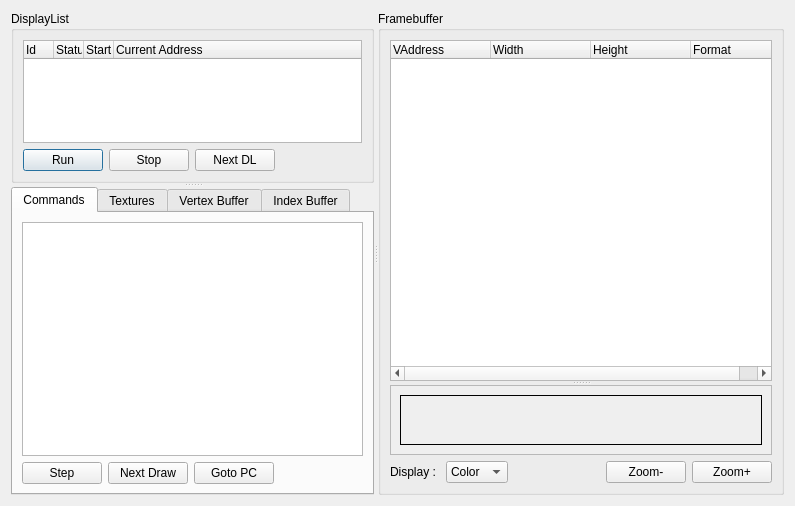
<?xml version="1.0" encoding="UTF-8"?>
<ui version="4.0">
 <class>Debugger_DisplayList</class>
 <widget class="QDialog" name="Debugger_DisplayList">
  <property name="geometry">
   <rect>
    <x>0</x>
    <y>0</y>
    <width>795</width>
    <height>506</height>
   </rect>
  </property>
  <property name="windowTitle">
   <string>Dialog</string>
  </property>
  <layout class="QVBoxLayout" name="verticalLayout_7">
   <item>
    <widget class="QSplitter" name="splitter_5">
     <property name="orientation">
      <enum>Qt::Horizontal</enum>
     </property>
     <widget class="QSplitter" name="splitter_3">
      <property name="orientation">
       <enum>Qt::Vertical</enum>
      </property>
      <widget class="QGroupBox" name="groupBox">
       <property name="title">
        <string>DisplayList</string>
       </property>
       <layout class="QVBoxLayout" name="verticalLayout">
        <item>
         <widget class="QTreeWidget" name="displayList">
          <property name="contextMenuPolicy">
           <enum>Qt::CustomContextMenu</enum>
          </property>
          <property name="rootIsDecorated">
           <bool>false</bool>
          </property>
          <property name="itemsExpandable">
           <bool>false</bool>
          </property>
          <property name="expandsOnDoubleClick">
           <bool>false</bool>
          </property>
          <attribute name="headerDefaultSectionSize">
           <number>30</number>
          </attribute>
          <column>
           <property name="text">
            <string>Id</string>
           </property>
          </column>
          <column>
           <property name="text">
            <string>Status</string>
           </property>
          </column>
          <column>
           <property name="text">
            <string>Start Address</string>
           </property>
          </column>
          <column>
           <property name="text">
            <string>Current Address</string>
           </property>
          </column>
         </widget>
        </item>
        <item>
         <layout class="QHBoxLayout" name="horizontalLayout">
          <item>
           <widget class="QPushButton" name="runBtn">
            <property name="text">
             <string>Run</string>
            </property>
           </widget>
          </item>
          <item>
           <widget class="QPushButton" name="stopBtn">
            <property name="text">
             <string>Stop</string>
            </property>
           </widget>
          </item>
          <item>
           <widget class="QPushButton" name="nextDLBtn">
            <property name="text">
             <string>Next DL</string>
            </property>
           </widget>
          </item>
          <item>
           <spacer name="horizontalSpacer">
            <property name="orientation">
             <enum>Qt::Horizontal</enum>
            </property>
            <property name="sizeHint" stdset="0">
             <size>
              <width>40</width>
              <height>20</height>
             </size>
            </property>
           </spacer>
          </item>
         </layout>
        </item>
       </layout>
      </widget>
      <widget class="QTabWidget" name="displayListInfo">
       <property name="currentIndex">
        <number>0</number>
       </property>
       <widget class="QWidget" name="tab">
        <attribute name="title">
         <string>Commands</string>
        </attribute>
        <layout class="QVBoxLayout" name="verticalLayout_2">
         <item>
          <widget class="QTreeWidget" name="displayListData">
           <property name="rootIsDecorated">
            <bool>false</bool>
           </property>
           <property name="itemsExpandable">
            <bool>false</bool>
           </property>
           <property name="expandsOnDoubleClick">
            <bool>false</bool>
           </property>
           <property name="columnCount">
            <number>2</number>
           </property>
           <attribute name="headerVisible">
            <bool>false</bool>
           </attribute>
           <column>
            <property name="text">
             <string notr="true">1</string>
            </property>
           </column>
           <column>
            <property name="text">
             <string notr="true">2</string>
            </property>
           </column>
          </widget>
         </item>
         <item>
          <layout class="QHBoxLayout" name="horizontalLayout_3">
           <item>
            <widget class="QPushButton" name="stepBtn">
             <property name="text">
              <string>Step</string>
             </property>
            </widget>
           </item>
           <item>
            <widget class="QPushButton" name="nextDrawBtn">
             <property name="text">
              <string>Next Draw</string>
             </property>
            </widget>
           </item>
           <item>
            <widget class="QPushButton" name="gotoPCBtn">
             <property name="text">
              <string>Goto PC</string>
             </property>
            </widget>
           </item>
           <item>
            <spacer name="horizontalSpacer_2">
             <property name="orientation">
              <enum>Qt::Horizontal</enum>
             </property>
             <property name="sizeHint" stdset="0">
              <size>
               <width>40</width>
               <height>20</height>
              </size>
             </property>
            </spacer>
           </item>
          </layout>
         </item>
        </layout>
       </widget>
       <widget class="QWidget" name="tab_2">
        <attribute name="title">
         <string>Textures</string>
        </attribute>
        <layout class="QVBoxLayout" name="verticalLayout_3">
         <item>
          <widget class="QTreeWidget" name="texturesList">
           <column>
            <property name="text">
             <string>Address</string>
            </property>
           </column>
           <column>
            <property name="text">
             <string>Width</string>
            </property>
           </column>
           <column>
            <property name="text">
             <string>Height</string>
            </property>
           </column>
           <column>
            <property name="text">
             <string>Format</string>
            </property>
           </column>
          </widget>
         </item>
        </layout>
       </widget>
       <widget class="QWidget" name="tab_3">
        <attribute name="title">
         <string>Vertex Buffer</string>
        </attribute>
        <layout class="QVBoxLayout" name="verticalLayout_4">
         <item>
          <widget class="QTreeWidget" name="vertexList">
           <attribute name="headerDefaultSectionSize">
            <number>30</number>
           </attribute>
           <column>
            <property name="text">
             <string notr="true">Address</string>
            </property>
           </column>
           <column>
            <property name="text">
             <string>Coord Type</string>
            </property>
           </column>
           <column>
            <property name="text">
             <string>Number Morph</string>
            </property>
           </column>
           <column>
            <property name="text">
             <string>Number Weights</string>
            </property>
           </column>
           <column>
            <property name="text">
             <string>Has Weight</string>
            </property>
           </column>
           <column>
            <property name="text">
             <string>Has Position</string>
            </property>
           </column>
           <column>
            <property name="text">
             <string>Has Normal</string>
            </property>
           </column>
           <column>
            <property name="text">
             <string>Has Color</string>
            </property>
           </column>
           <column>
            <property name="text">
             <string>Has UV</string>
            </property>
           </column>
          </widget>
         </item>
         <item>
          <widget class="QTreeWidget" name="vertexData">
           <attribute name="headerDefaultSectionSize">
            <number>30</number>
           </attribute>
           <column>
            <property name="text">
             <string notr="true">Idx</string>
            </property>
           </column>
           <column>
            <property name="text">
             <string>Address</string>
            </property>
           </column>
           <column>
            <property name="text">
             <string>Values</string>
            </property>
           </column>
          </widget>
         </item>
         <item>
          <layout class="QHBoxLayout" name="horizontalLayout_5">
           <item>
            <widget class="QPushButton" name="pushButton">
             <property name="text">
              <string>Next 20</string>
             </property>
            </widget>
           </item>
           <item>
            <spacer name="horizontalSpacer_4">
             <property name="orientation">
              <enum>Qt::Horizontal</enum>
             </property>
             <property name="sizeHint" stdset="0">
              <size>
               <width>40</width>
               <height>20</height>
              </size>
             </property>
            </spacer>
           </item>
          </layout>
         </item>
        </layout>
       </widget>
       <widget class="QWidget" name="tab_4">
        <attribute name="title">
         <string>Index Buffer</string>
        </attribute>
        <layout class="QVBoxLayout" name="verticalLayout_5">
         <item>
          <widget class="QSplitter" name="splitter_2">
           <property name="orientation">
            <enum>Qt::Vertical</enum>
           </property>
           <widget class="QTreeWidget" name="indexList">
            <column>
             <property name="text">
              <string notr="true">Address</string>
             </property>
            </column>
           </widget>
           <widget class="QTreeWidget" name="indexData">
            <attribute name="headerDefaultSectionSize">
             <number>30</number>
            </attribute>
            <column>
             <property name="text">
              <string>Idx</string>
             </property>
            </column>
            <column>
             <property name="text">
              <string notr="true">Adress</string>
             </property>
            </column>
            <column>
             <property name="text">
              <string>Value</string>
             </property>
            </column>
           </widget>
          </widget>
         </item>
         <item>
          <layout class="QHBoxLayout" name="horizontalLayout_6">
           <item>
            <widget class="QPushButton" name="nextIdx">
             <property name="text">
              <string>Next 20</string>
             </property>
            </widget>
           </item>
           <item>
            <spacer name="horizontalSpacer_5">
             <property name="orientation">
              <enum>Qt::Horizontal</enum>
             </property>
             <property name="sizeHint" stdset="0">
              <size>
               <width>40</width>
               <height>20</height>
              </size>
             </property>
            </spacer>
           </item>
          </layout>
         </item>
        </layout>
       </widget>
      </widget>
     </widget>
     <widget class="QGroupBox" name="groupBox_2">
      <property name="title">
       <string>Framebuffer</string>
      </property>
      <layout class="QVBoxLayout" name="verticalLayout_6">
       <item>
        <widget class="QSplitter" name="splitter_4">
         <property name="orientation">
          <enum>Qt::Vertical</enum>
         </property>
         <widget class="QTreeWidget" name="fboList">
          <property name="sizePolicy">
           <sizepolicy hsizetype="MinimumExpanding" vsizetype="MinimumExpanding">
            <horstretch>0</horstretch>
            <verstretch>0</verstretch>
           </sizepolicy>
          </property>
          <column>
           <property name="text">
            <string>VAddress</string>
           </property>
          </column>
          <column>
           <property name="text">
            <string>Width</string>
           </property>
          </column>
          <column>
           <property name="text">
            <string>Height</string>
           </property>
          </column>
          <column>
           <property name="text">
            <string>Format</string>
           </property>
          </column>
         </widget>
         <widget class="QScrollArea" name="fboScroll">
          <property name="sizePolicy">
           <sizepolicy hsizetype="Expanding" vsizetype="Expanding">
            <horstretch>0</horstretch>
            <verstretch>0</verstretch>
           </sizepolicy>
          </property>
          <property name="widgetResizable">
           <bool>true</bool>
          </property>
          <widget class="QWidget" name="scrollAreaWidgetContents">
           <property name="geometry">
            <rect>
             <x>0</x>
             <y>0</y>
             <width>375</width>
             <height>76</height>
            </rect>
           </property>
           <layout class="QHBoxLayout" name="horizontalLayout_2">
            <item>
             <widget class="QLabel" name="fboImg">
              <property name="frameShape">
               <enum>QFrame::Box</enum>
              </property>
              <property name="text">
               <string/>
              </property>
              <property name="scaledContents">
               <bool>true</bool>
              </property>
             </widget>
            </item>
           </layout>
          </widget>
         </widget>
        </widget>
       </item>
       <item>
        <layout class="QHBoxLayout" name="horizontalLayout_4">
         <item>
          <widget class="QLabel" name="label">
           <property name="text">
            <string>Display : </string>
           </property>
          </widget>
         </item>
         <item>
          <widget class="QComboBox" name="comboBox">
           <item>
            <property name="text">
             <string>Color</string>
            </property>
           </item>
           <item>
            <property name="text">
             <string>Depth</string>
            </property>
           </item>
          </widget>
         </item>
         <item>
          <spacer name="horizontalSpacer_3">
           <property name="orientation">
            <enum>Qt::Horizontal</enum>
           </property>
           <property name="sizeHint" stdset="0">
            <size>
             <width>40</width>
             <height>20</height>
            </size>
           </property>
          </spacer>
         </item>
         <item>
          <widget class="QPushButton" name="zoommBtn">
           <property name="text">
            <string>Zoom-</string>
           </property>
          </widget>
         </item>
         <item>
          <widget class="QPushButton" name="zoompBtn">
           <property name="text">
            <string>Zoom+</string>
           </property>
          </widget>
         </item>
        </layout>
       </item>
      </layout>
     </widget>
    </widget>
   </item>
  </layout>
 </widget>
 <resources/>
 <connections/>
</ui>
